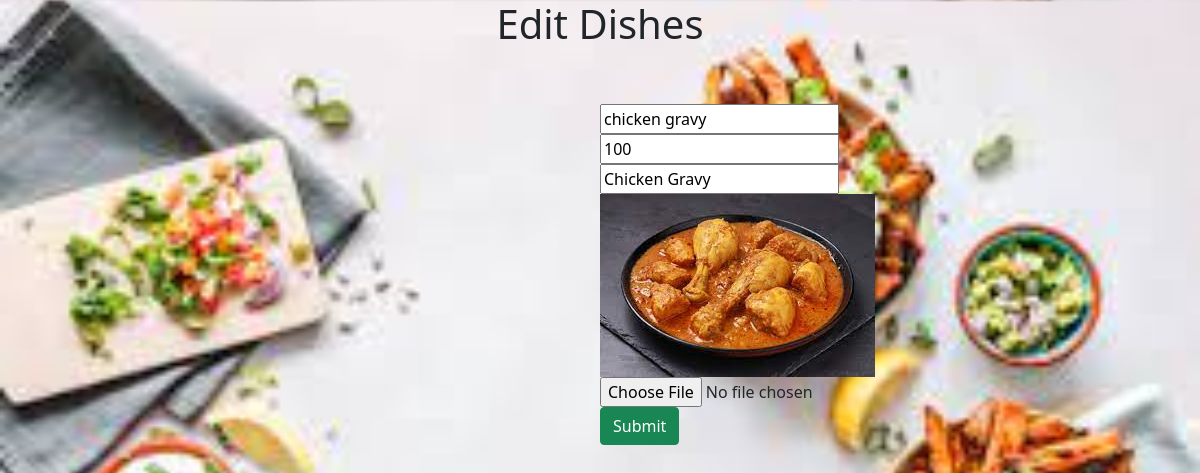
Page /eat_app/editgrav/2 on the committed database.
### eat_app/models.py (models this page shows, shortened)
class grav(models.Model):
    gravyname=models.CharField(max_length=30)
    pri= models.IntegerField()
    des = models.CharField(max_length=50)
    im = models.FileField(upload_to='eat_app/static')

### eat_app/views.py (the view, shortened to what this page needs)
# urls.py: path('editgrav/<int:id>',editgrav),
def editgrav(request,id):
    a = grav.objects.get(id=id)
    img = str(a.im).split('/')[-1]
    return render(request, 'editgravy.html', {'a': a, 'im': img})

### eat_app/templates/editgravy.html (shortened to what this page needs)
<!DOCTYPE html>
{% load static %}
<html lang="en">
<head>
    <link href="https://cdn.jsdelivr.net/npm/bootstrap@5.0.2/dist/css/bootstrap.min.css" rel="stylesheet">
</head>
<body>
<h1 align="center">Edit Dishes</h1><br><br>
<form method="post" enctype="multipart/form-data">{% csrf_token %}
    <div id="a">
        <input type="text" name="gravyname" value="{{a.gravyname}}"><br>
        <input type="text" name="pri" value="{{a.pri}}"><br>
        <input type="text" name="des" value="{{a.des}}"><br>
        <img src="{% static im %}"><br>
        <input type="file" name="im"><br>
        <input type="submit" name="update" class="btn btn-success">
    </div>
</form>
</body>
</html>

### rows in the picture
grav: gravyname "chicken gravy", pri "100", des "Chicken Gravy"
